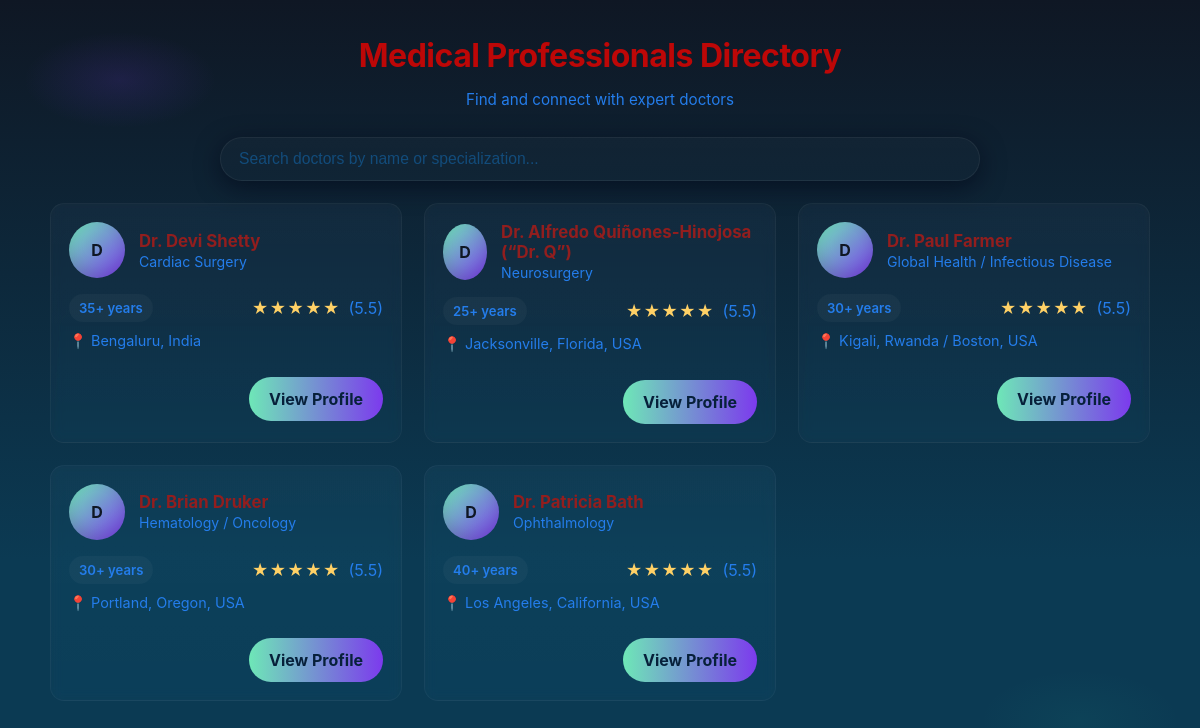
The page / on the database its author committed.
### doctor_app/models.py (models this page shows, shortened)
class Doctor(models.Model):
    name = models.CharField(max_length=100)
    specialization = models.CharField(max_length=100)
    experience = models.IntegerField()
    phone = models.CharField(max_length=20)
    email = models.EmailField()
    location = models.CharField(max_length=200)
    bio = models.TextField()
    rating = models.FloatField(default=4.5)
    created_at = models.DateTimeField(auto_now_add=True)

### doctor_app/views.py (the view)
# urls.py: path('', views.doctor_list, name='doctor_list'),
def doctor_list(request):
    doctors = Doctor.objects.all()
    return render(request, 'doctor/doctor_list.html', {'doctors': doctors})

### templates/doctor/doctor_list.html (shortened to what this page needs)
{% load static %}
<!DOCTYPE html>
<html lang="en">
<head>
    <link rel="stylesheet" href="{% static 'css/style.css' %}">
</head>
<body>
    <div class="container">
        <header class="header">
            <h1>Medical Professionals Directory</h1>
            <p class="subtitle">Find and connect with expert doctors</p>
        </header>
        <div class="search-section">
            <input type="text" placeholder="Search doctors by name or specialization..." class="search-box">
        </div>
        <div class="doctors-grid">
            {% if doctors %}
                {% for doctor in doctors %}
                    <div class="doctor-card">
                        <div class="card-header">
                            <div class="avatar-small">{{ doctor.name|first }}</div>
                            <div class="card-title">
                                <h3>{{ doctor.name }}</h3>
                                <p class="specialty">{{ doctor.specialization }}</p>
                            </div>
                        </div>
                        <div class="card-body">
                            <div class="card-info">
                                <span class="badge">{{ doctor.experience }}+ years</span>
                                <div class="rating-small">
                                    <span class="stars-small">★★★★★</span>
                                    <span>({{ doctor.rating }})</span>
                                </div>
                            </div>
                            <p class="location">📍 {{ doctor.location }}</p>
                        </div>
                        <div class="card-footer">
                            <a href="{% url 'doctor_detail' doctor.pk %}" class="btn btn-small">View Profile</a>
                        </div>
                    </div>
                {% endfor %}
            {% else %}
                <p class="no-doctors">No doctors found.</p>
            {% endif %}
        </div>
    </div>
</body>
</html>

### static/css/style.css (style rules this page uses)
:root { --bg-1: #0f1724; --bg-2: #0b3a53; --card: rgba(255,255,255,0.07); --glass: rgba(255,255,255,0.06); --accent: #6ee7b7; --accent-2: #7c3aed; --muted: #247deb; --radius: 14px; }
* { box-sizing:border-box }
html,body { height:100% }
body { margin:0; font-family: Inter, 'Segoe UI', Roboto, system-ui, -apple-system, 'Helvetica Neue', Arial; background: radial-gradient(1200px 600px at 10% 10%, rgba(124,58,237,0.14), transparent 8%), radial-gradient(1000px 500px at 90% 90%, rgba(46,197,160,0.06), transparent 10%), linear-gradient(180deg,var(--bg-1), var(--bg-2) 70%); color: #1d68c3; -webkit-font-smoothing:antialiased; -moz-osx-font-smoothing:grayscale; padding:36px 20px; }
.container { max-width:1100px;margin:0 auto }
.header { text-align:center; margin-bottom:28px; }
.header h1 { font-size:2rem; margin:0 0 6px 0; letter-spacing:-0.5px; color: #bd0707; }
.header .subtitle { color:var(--muted); font-size:0.95rem; }
.search-section { display:flex;justify-content:center;margin:22px 0 }
.search-box { width:100%;max-width:760px;padding:12px 18px;border-radius:999px;border:1px solid rgba(255,255,255,0.06); background: linear-gradient(180deg, rgba(255,255,255,0.02), rgba(255,255,255,0.01)); color:var(--muted);font-size:0.98rem;box-shadow:0 6px 24px rgba(2,6,23,0.6); }
.search-box::placeholder { color: rgba(20, 115, 193, 0.5) }
.doctors-grid { display:grid;grid-template-columns:repeat(auto-fit,minmax(260px,1fr));gap:22px;margin-bottom:36px; }
.doctor-card { border-radius:var(--radius);overflow:hidden;position:relative;padding:18px; background:linear-gradient(180deg, rgba(255,255,255,0.03), rgba(255,255,255,0.02)); border:1px solid rgba(255,255,255,0.04); backdrop-filter: blur(6px) saturate(110%); transition: transform .28s cubic-bezier(.2,.9,.3,1), box-shadow .28s; }
.card-header { display:flex;gap:14px;align-items:center;margin-bottom:10px }
.avatar-small { width:56px;height:56px;border-radius:50%;display:grid;place-items:center;font-weight:700;color:var(--bg-1); background: linear-gradient(135deg,var(--accent), var(--accent-2)); box-shadow: inset 0 -6px 14px rgba(0,0,0,0.12); }
.card-title h3 { margin:0;color:#921e1e;font-size:1.05rem }
.specialty { margin:2px 0 0;color:var(--muted);font-size:0.88rem }
.card-body { padding:6px 0 12px }
.card-info { display:flex;justify-content:space-between;align-items:center }
.badge { background:rgba(255,255,255,0.03);color:var(--muted);padding:6px 10px;border-radius:999px;font-weight:600;font-size:0.82rem }
.rating-small { display:flex;align-items:center;gap:8px;color:var(--muted) }
.stars-small { color:#ffd166;letter-spacing:1px }
.location { margin-top:10px;color:var(--muted);font-size:0.9rem }
.card-footer { display:flex;justify-content:flex-end }
.btn-small { padding:8px 14px;border-radius:999px;background:linear-gradient(90deg,var(--accent),var(--accent-2));color:#07203a;text-decoration:none;font-weight:700;border:none;cursor:pointer }
.btn { padding:12px 20px;border-radius:999px;border:none;cursor:pointer;font-weight:700 }
.doctor-card { animation:floatUp .6s ease both }

### rows shown on the page
Doctor: name|first "D", name "Dr. Devi Shetty", specialization "Cardiac Surgery", experience "35", rating "5.5", location "Bengaluru, India"
Doctor: name|first "D", name "Dr. Alfredo Quiñones-Hinojosa (“Dr. Q”)", specialization "Neurosurgery", experience "25", rating "5.5", location "Jacksonville, Florida, USA"
Doctor: name|first "D", name "Dr. Paul Farmer", specialization "Global Health / Infectious Disease", experience "30", rating "5.5", location "Kigali, Rwanda / Boston, USA"
Doctor: name|first "D", specialization "Hematology / Oncology", experience "30", rating "5.5", location "Portland, Oregon, USA"
Doctor: name|first "D", specialization "Ophthalmology", experience "40", rating "5.5", location "Los Angeles, California, USA"
